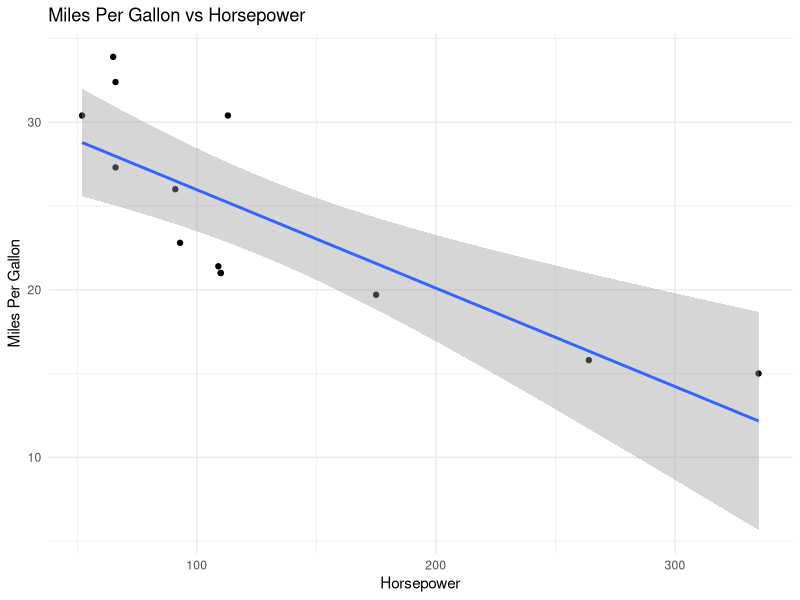
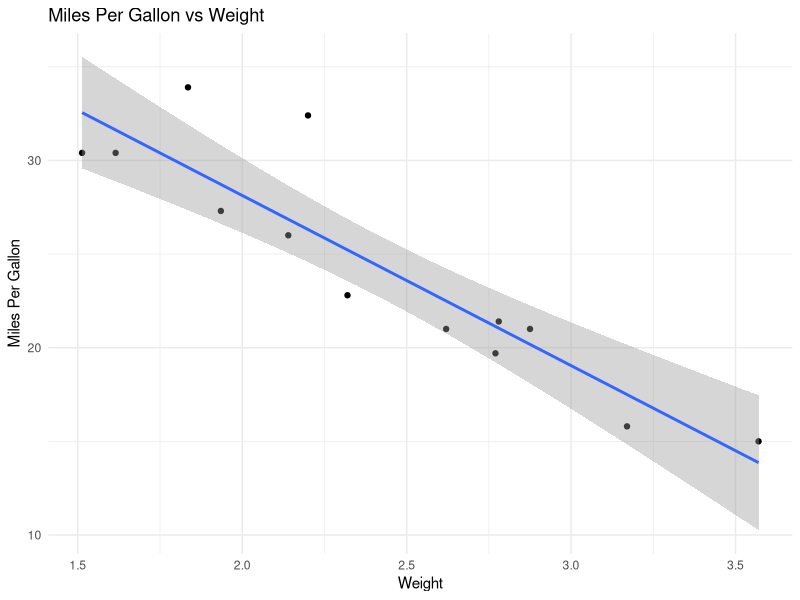
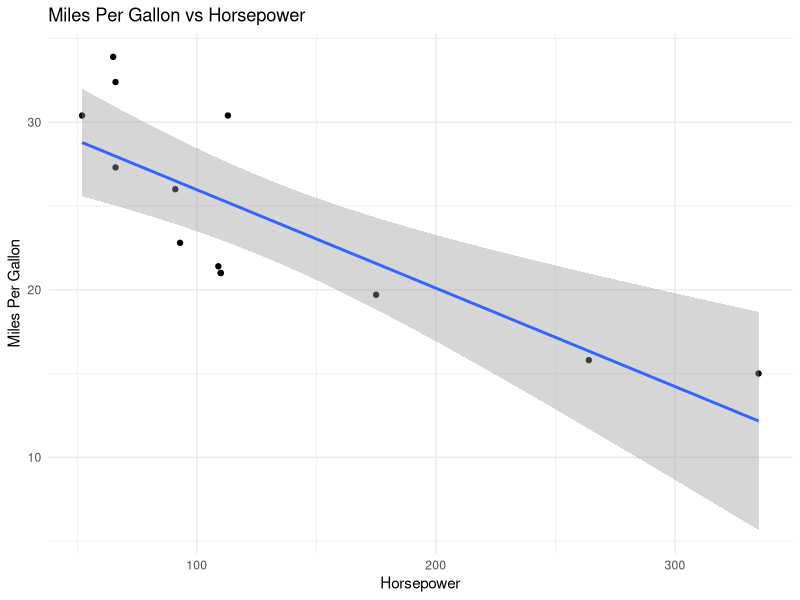
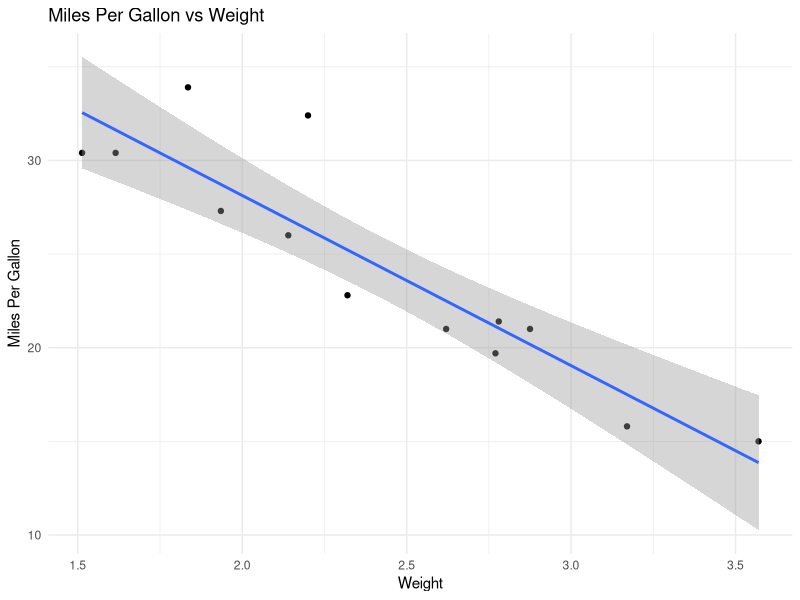

These figures' R source, in order:
#Load Packages####
library(tidyr)
library(tidyverse)
#Load MTCARS####
data("mtcars")
original <- mtcars
mtcars2 <- mtcars
#Subset Data Set####
mtcars <- filter(mtcars, am == 1)
write.csv(mtcars, "automatic_mtcars.csv" )

#Plot the effect of HP on MPG####

ggplot(mtcars, aes(x = hp, y = mpg)) + geom_point() + geom_smooth(method = "lm") +
  xlab("Horsepower") + ylab("Miles Per Gallon") + 
  labs(title = "Miles Per Gallon vs Horsepower") +
  theme_minimal()

ggsave("mpg_vs_hp_auto.png", last_plot(), device = "png")


#Plot the effect of weight on miles per gallon####

ggplot(mtcars, aes(x = wt, y = mpg)) + geom_point() + geom_smooth(method = "lm") +
  xlab("Weight") + ylab("Miles Per Gallon") + 
  labs(title = "Miles Per Gallon vs Weight") +
  theme_minimal()

ggsave("mpg_vs_wt_auto.tiff", last_plot(), device = "tiff")


#Subset the original mtcars again for displacements less than or = to 200####
mtcars2 <- filter(mtcars2, disp <= 200)

write.csv(mtcars2, "mtcars_max200_displ.csv" )

automax <- summarise(mtcars, max_automatic = max(hp))
omax <- summarise(original, max_original = max(hp))
dispmax <- summarise(mtcars2, max_200 = max(hp))

maxhp <- bind_cols(automax, omax, dispmax)

write.table(maxhp, file = "hp_maximum.txt")
